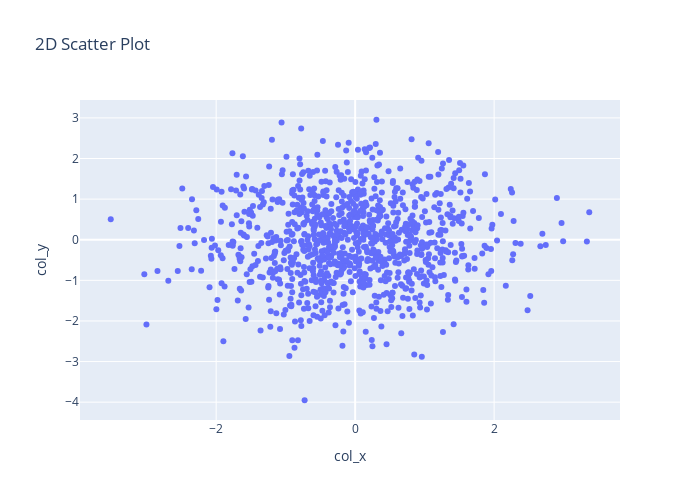

Notebook code cell kept with this figure:
### Markdown cell above
* @Author: Namratha N Shetty
* @Date: 2021-09-29  
* @Last Modified by: Namratha N Shetty
* @Last Modified time: 2021-09-29
* @Title: Program to draw scatter plots for random 1000 x and y coordinates

### Code cell
import numpy as np
import pandas as pd
import plotly.express as px
from pylab import randn

x = randn(1000)
y = randn(1000)
df = pd.DataFrame({'col_x':x, 'col_y':y})
df.head()

fig = px.scatter(df, x='col_x', y='col_y',
                 width=700, height=500,
                 title="2D Scatter Plot")
fig.show()

# import numpy as np
# import pandas as pd
# import plotly.express as px
# from pylab import randn

# x = randn(1000)
# y = randn(1000)
# #df = pd.DataFrame({'col_x':x, 'col_y':y})
# #df.head()

# fig=px.scatter( x, y,width=700, height=500,title="2D Scatter Plot")
# fig.show()

### Figure 1 — Plotly figure (JSON) as saved in the notebook; plotly's stock layout.template omitted (floating-point values rounded to 4 significant figures; data arrays with more than 128 entries replaced by an {"elided": "..."} marker saying what was removed)
{"data": [{"hovertemplate": "col_x=%{x}<br>col_y=%{y}<extra></extra>", "legendgroup": "", "marker": {"color": "#636efa", "symbol": "circle"}, "mode": "markers", "name": "", "orientation": "v", "showlegend": false, "type": "scatter", "x": {"elided": "1000 float values"}, "xaxis": "x", "y": {"elided": "1000 float values"}, "yaxis": "y"}], "layout": {"height": 500, "legend": {"tracegroupgap": 0}, "title": {"text": "2D Scatter Plot"}, "width": 700, "xaxis": {"anchor": "y", "domain": [0, 1], "title": {"text": "col_x"}}, "yaxis": {"anchor": "x", "domain": [0, 1], "title": {"text": "col_y"}}}}
